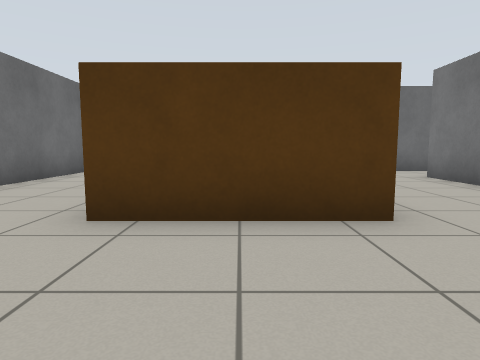
view 1 (above)

18 first-person views from a walk through a robot-simulator world made for Gazebo. The camera is 0.72 m above the floor, tilts 6° down and sees 75° across. The floor is counted in squares, 1 m on a side. Each view is taken from the middle of a square. On the plan, view 1 faces up. The plan holds only what a view shows up to about 10 squares ahead; the rest is blank. The place goes on beyond the plan.

view 2
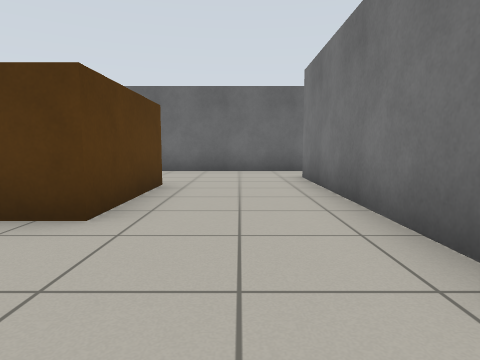

view 3
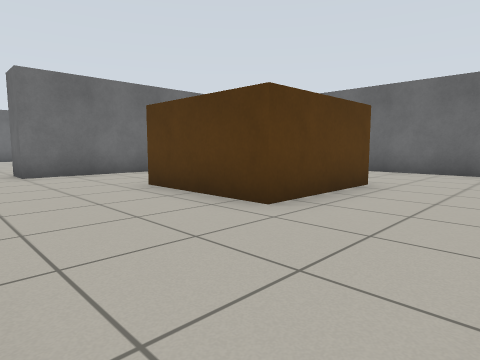

view 4
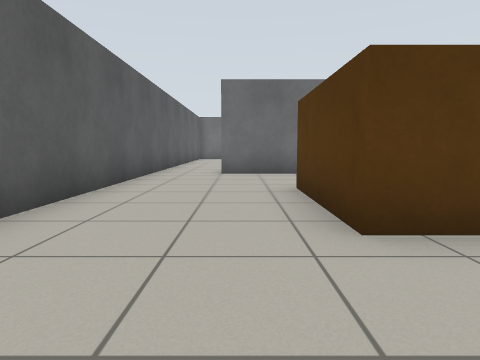

view 5
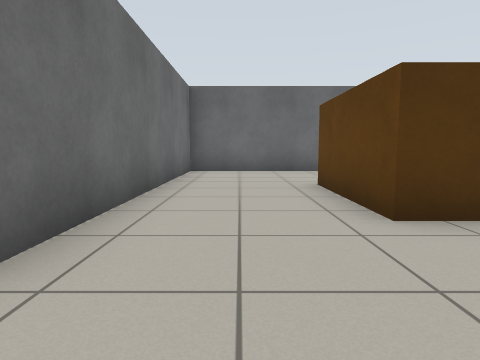

view 6
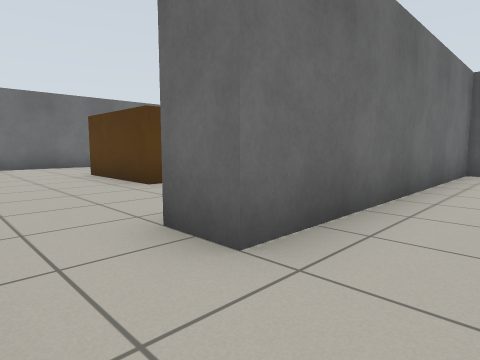

view 7
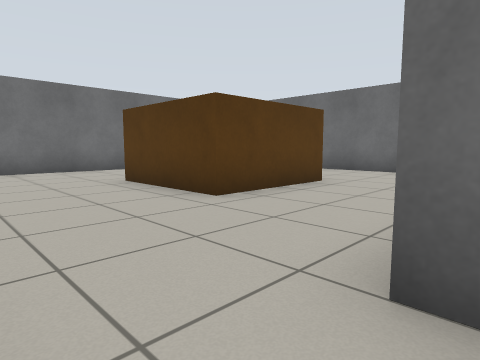

view 8
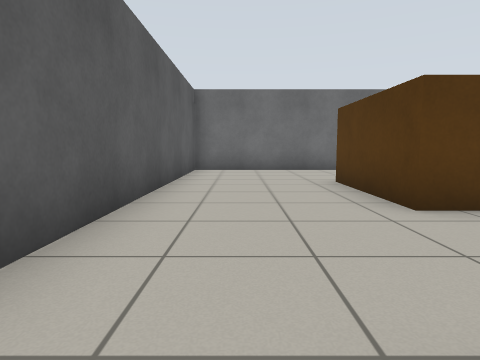

view 9
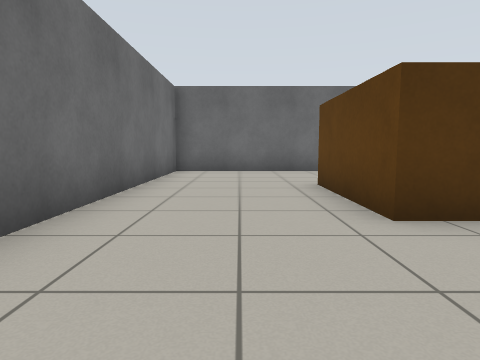

view 10
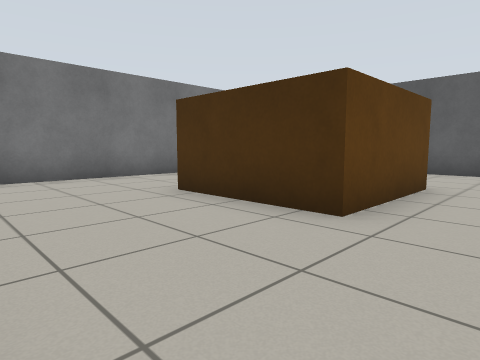

view 11
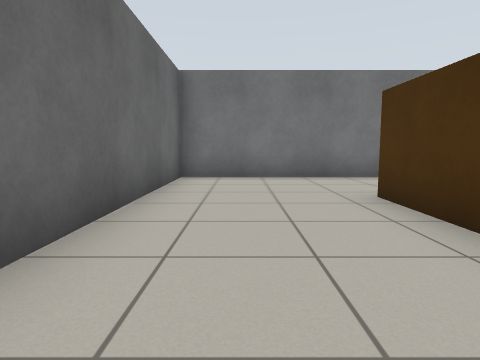

view 12
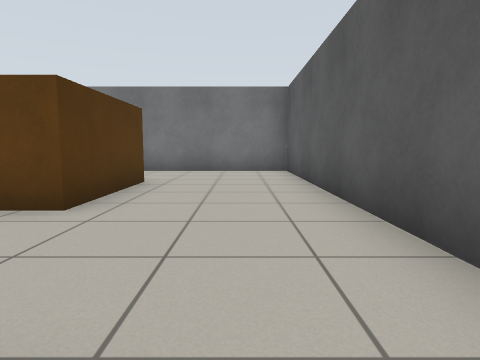

view 13
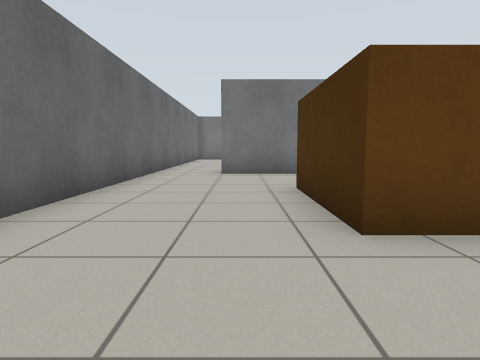

view 14
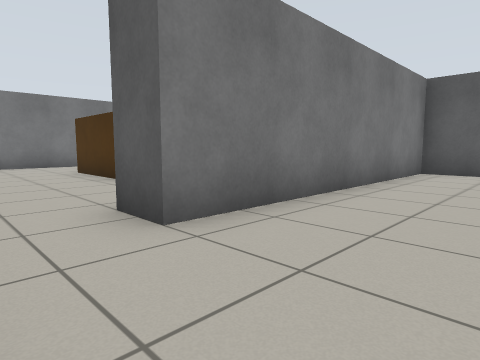

view 15
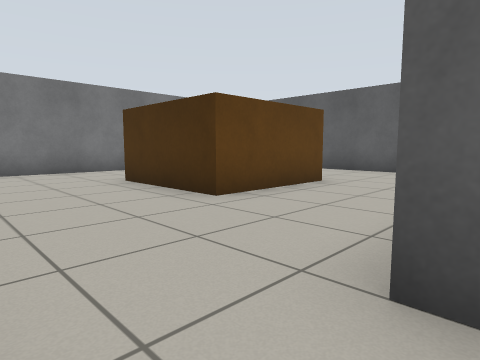

view 16
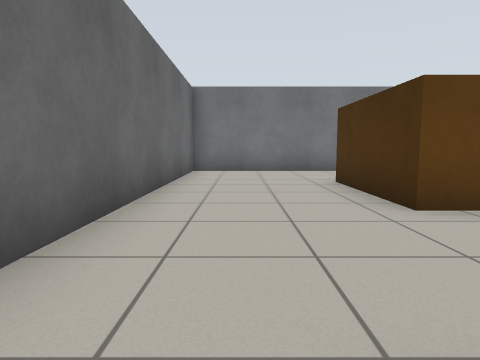

view 17
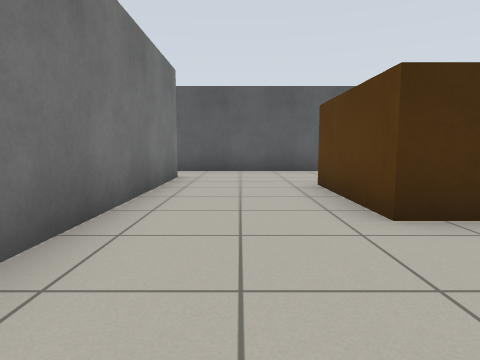

view 18
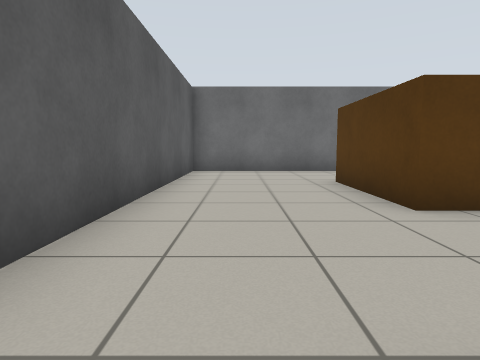

### Floor plan
Key: @ floor where view 1 was taken; # wall or solid block; . floor; B brown box.
Columns run from 15 left of view 1 to 15 right of it. Each row starts with its distance up from view 1.
 10 ###############################
  9 #.........#...................#
  8 #.........#...................#
  7 #.........#.........#.........#
  6 #...BBB...#...BBB...#...BBB...#
  5 #...B B...#...B B...#...B B...#
  4 #...B B...#...B B...#...B B...#
  3 #...BBB...#...BBB...#...BBB...#
  2 #.........#.........#.........#
  1 #...................#..........
  0 #..............@....#..........
 -1 ###############################

Where each view was taken, in squares from view 1:
view 1: 0 up, 0 right, facing up
view 2: 0 up, 3 right, facing up
view 3: 0 up, 4 right, facing up-left
view 4: 2 up, 4 right, facing left
view 5: 0 up, 3 left, facing up
view 6: 0 up, 3 left, facing up-left
view 7: 0 up, 5 left, facing up-left
view 8: 1 up, 5 left, facing left
view 9: 0 up, 13 left, facing up
view 10: 9 up, 13 left, facing down-right
view 11: 8 up, 13 left, facing right
view 12: 1 up, 5 left, facing right
view 13: 7 up, 4 left, facing right
view 14: 9 up, 2 right, facing down-right
view 15: 9 up, 5 right, facing down-right
view 16: 8 up, 5 right, facing right
view 17: 9 up, 13 right, facing down
view 18: 1 up, 15 right, facing left
